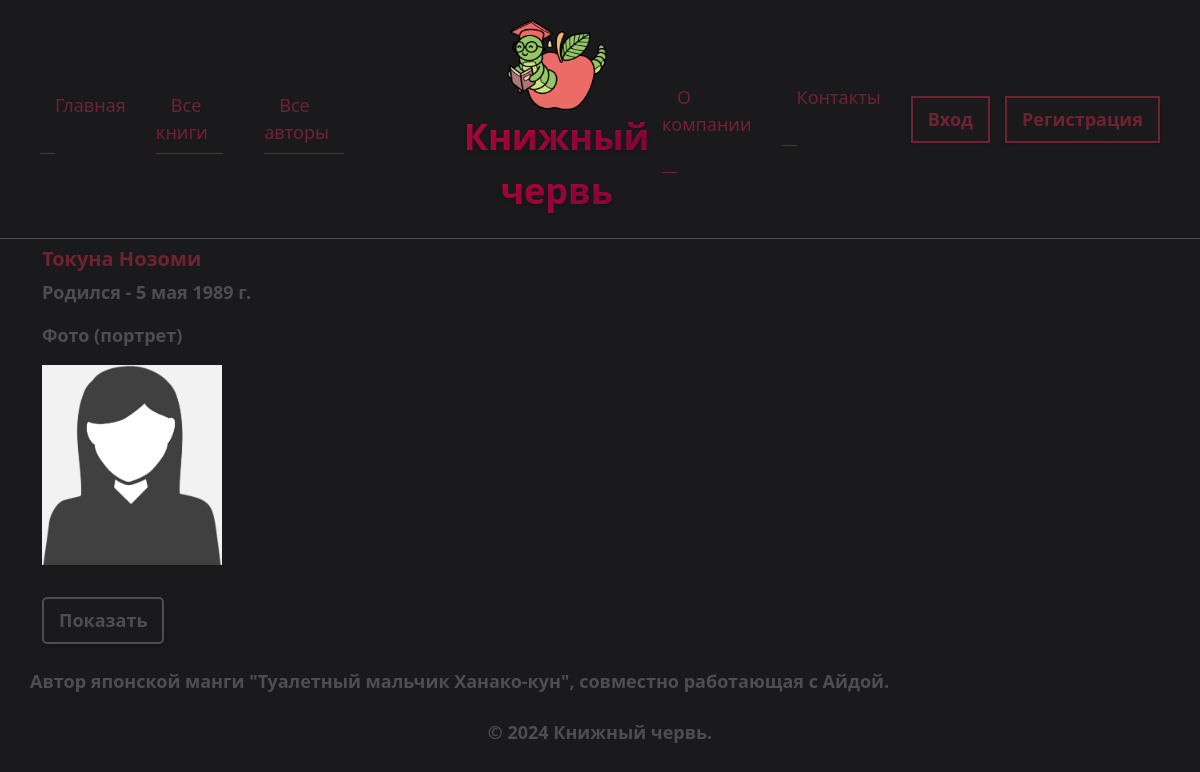
/authors/4/, run on the app's committed database.
### catalog/models.py (models this page shows, shortened)
class Author(models.Model):
    first_name = models.CharField(max_length=100, help_text="Введите имя автора", verbose_name="Имя автора")
    last_name = models.CharField(max_length=100, help_text="Введите фамилию автора", verbose_name="Фамилия автора")
    date_of_birth = models.DateField(help_text="Введите дату рождения", verbose_name="Дата рождения", null=True, blank=True)
    about = models.TextField(help_text="Введите сведения об авторе", verbose_name="Сведения об авторе")
    photo = models.ImageField(upload_to='images', help_text="Введите фото автора", verbose_name="Фото автора", null=True, blank=True)

### catalog/views.py (the view)
# urls.py: path('authors/<int:pk>/', views.AuthorDetailView.as_view(), name='authors-detail'),
class AuthorDetailView(DetailView):
    model = Author

### catalog/templates/catalog/author_detail.html
{% extends "catalog/base.html" %}
{% block content %}
<div class="container text-start">
<div class="row my-2">
<h4 style="color: #6f2232; font-size: 20px; font-weight: bold;">{{ object.first_name }} {{author.last_name}}</h4>
<p style="color: #4e4e50; font-size: 18px; font-weight: bold;">Родился - {{author.date_of_birth}}</p>
<p style="color: #4e4e50; font-size: 18px; font-weight: bold;">Фото (портрет)</p>
<p><img src="{{ author.photo.url }}" alt="connect" style="max-height:200px"></p>
<div class="row my-2">
<div class="col-2 my-2">
<a href="{{ author.photo.url}}" class="btn" target="_blank" style="text-decoration: none; color: #4e4e50; font-size: 18px; font-weight: bold; padding: 8px 15px; border: 2px solid #4e4e50; border-radius: 5px; box-shadow: 0 2px 4px rgba(0, 0, 0, 0.2); transition: all 0.3s ease;"> Показать</a>
</div>
</div>
<div class="row my-2" style="color: #4e4e50; font-size: 18px; font-weight: bold;">
{{author.about}}
</div>
</div>
</div>
{% endblock %}

### data on the page
Author: first_name "Токуна", last_name "Нозоми", date_of_birth "5 мая 1989 г.", photo (picture), about "Автор японской манги \"Туалетный мальчик Ханако-кун\", совместно работающая с Айдой."
